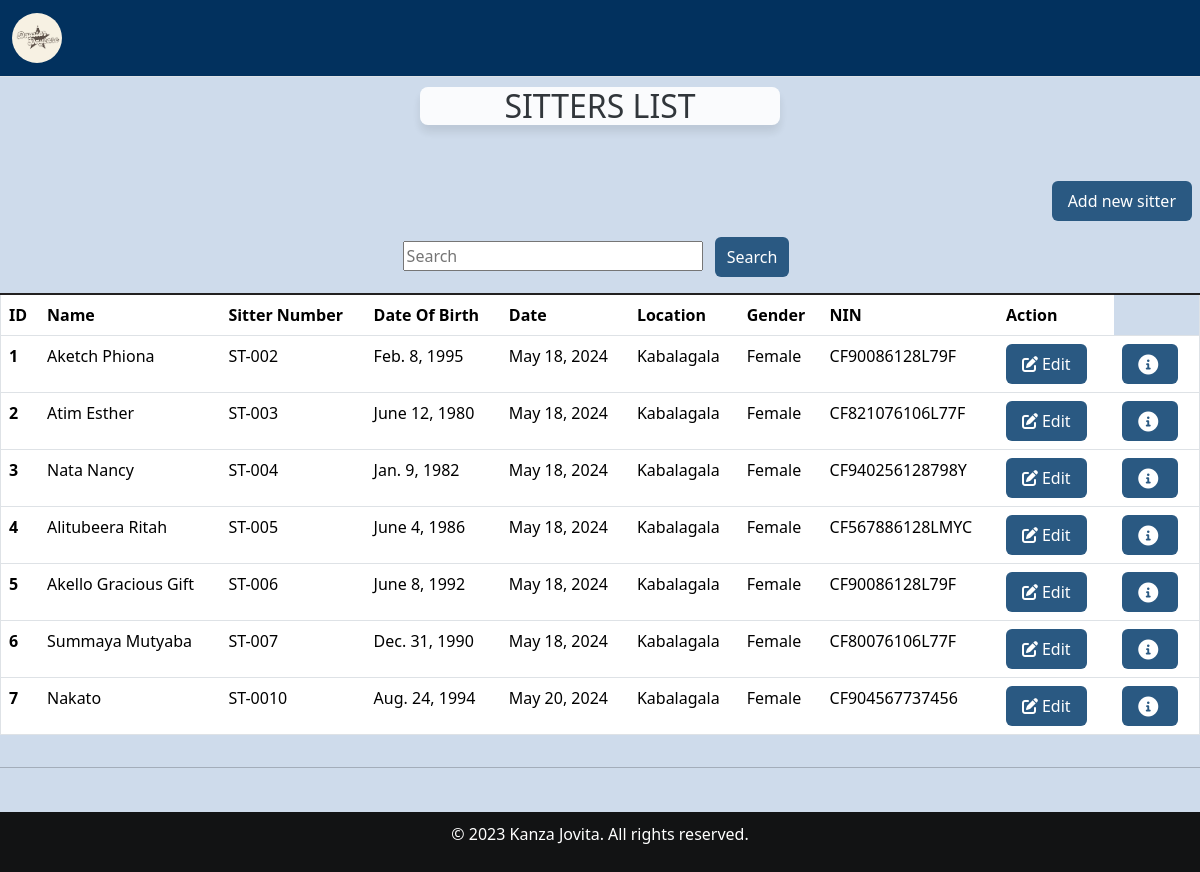
Page /search_sitter/ on the earlier database version.
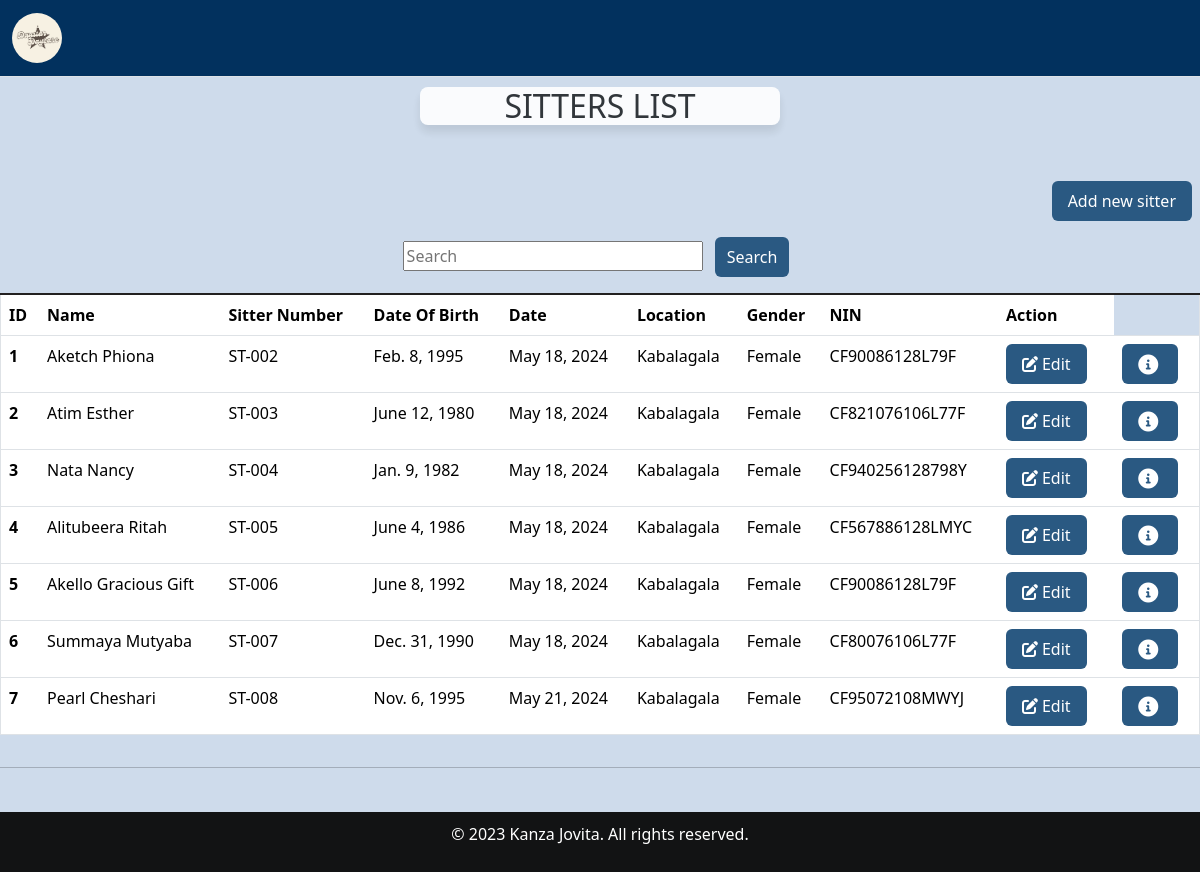
Same page on the later database version.
### home/models.py (models this page shows, shortened)
class Sitterreg(models.Model):
    Sitter_name = models.CharField(max_length=30, null=False,blank=False,validators=[validate_letters])
    Sitter_number = models.CharField(max_length=30, null=False, unique=True ,blank=False,validators=[validate_numbers])
    Date_of_birth = models.DateField(null=True, blank=False,)
    Contact = models.CharField(max_length=30,null=False,blank=False,validators=[validate_contact_length])
    date = models.DateTimeField()
    Location_choices = [('Kabalagala', 'Kabalagala'),]
    Location = models.CharField(choices=Location_choices, max_length=100)
    Gender =  models.CharField(choices=[('Male', 'Male'),('Female', 'Female')], max_length=100)
    Level_of_education = models.CharField(choices=[('Degree','Degree'),('Diploma','Diploma'),('Certificate','Certificate')],max_length=200,default=0)
    Next_of_kin = models.CharField(max_length=30, null=False,blank=False)
    NIN = models.CharField(max_length=30, null=False,blank=False,validators=[validate_NIN_length])
    Recommenders_name = models.CharField(max_length=30, null=False,blank=False)
    Religion = models.CharField(choices=[('Anglican', 'Anglican'),('Catholic', 'Catholic'),('Pentecostal','Pentecostal'),('Muslim','Muslim'),('Other','Other')], max_length=100)
    created_at = models.DateTimeField(auto_now_add=True,null=True)

### home/views.py (the view)
# urls.py: path("search_sitter/", views.search_sitter, name="search_sitter"),
def search_sitter(request):
    search_query = request.GET.get('search', '')  # Getting the search query from the request
    if search_query:
        sitters = Sitterreg.objects.filter(Sitter_name__icontains=search_query)  # Filtering sitters by name
    else:
        sitters = Sitterreg.objects.all()  # Displaying all sitters if no search query is provided
    return render(request, 'sittersform.html', {'sitters': sitters})  # Rendering sitters template with search results

### home/templates/sittersform.html (shortened to what this page needs)
{% extends 'base.html' %}
{% block content %}
<div class="card-header" style="background-color: white;" >
    <h2>SITTERS LIST</h2>
</div>
<br>
<div class="mt-4">
    <div class="btn-container">
        <a href="{%  url 'addsitter' %}" class="btn btn-primary mb-3 add-btn">Add new sitter</a>
    </div>
    <div class="search-container">
        <form method="GET" action="{% url 'search_sitter' %}">
            <input type="text" name="search" placeholder="Search" class="search-input">
            <button type="submit" class="btn search-btn">Search</button>
        </form>
    </div>
    <div class="table-responsive">
        <table class="table table-bordered"  style="border-top: 2px solid rgb(34,32,32);">
            <thead class="thead-dark">
                <tr>
                    <th scope="col">ID</th>
                    <th scope="col">Name</th>
                    <th scope="col">Sitter Number</th>
                    <th scope="col">Date Of Birth</th>
                    <th scope="col">Date</th>
                    <th scope="col">Location</th>
                    <th scope="col">Gender</th>
                    <th scope="col">NIN</th>
                    <th scope="col">Action</th>
                </tr>
            </thead>
            <tbody>
                {% for sitter in sitters %}
                <tr>
                    <th scope="row">{{ forloop.counter }}</th>
                    <td>{{ sitter.Sitter_name }}</td>
                    <td>ST-00{{ sitter.Sitter_number }}</td>
                    <td>{{ sitter.Date_of_birth }}</td>
                    <td>{{ sitter.date | date}}</td>
                    <td>{{ sitter.Location }}</td>
                    <td>{{ sitter.Gender}}</td>
                    <td>{{ sitter.NIN }}</td>
                    <td>
                        <a href="{% url 'edit_sitter' id=sitter.id %}" class="btn"><i class="fas fa-edit"></i>Edit</a>
                        <td>
                            <button type="button" class="btn btn-primary me-1"
                                href="{% url 'read_sitter' id=sitter.id %}" data-bs-toggle="modal"
                                data-bs-target="#myModal{{sitter.id}}">
                                <i class="fa-solid fa-circle-info fa-lg"></i>
                            </button>
                        </td>
                    </td>
                </tr>
                {% endfor %}
            </tbody>
       </table>
    </div>
</div>
<hr>
{% endblock %}

### home/templates/base.html (shortened to what this page needs)
{% load static %}
<!DOCTYPE html>
<html lang="en">
<head>
    <link href="https://cdn.jsdelivr.net/npm/bootstrap@5.3.3/dist/css/bootstrap.min.css" rel="stylesheet">
    <link rel="stylesheet" href="https://cdnjs.cloudflare.com/ajax/libs/font-awesome/6.0.0-beta3/css/all.min.css">
    <link rel="stylesheet" href="{% static 'css/main.css' %}">
    {% load bootstrap5 %}
    {% bootstrap_css %}
</head>
<body>
    <div>
        <nav class="navbar navbar-expand-lg border-bottom border-body" style="background-color: #02315E;">
            <div class="container-fluid">
                <a class="navbar-brand" href="">
                    <img style="border-radius: 50px;" src="{% static 'images/logo.jpg' %}" alt="logo" class="logo-img">
                </a>
        </nav>
    </div>
    {% block content %}
    {% endblock %}
    <br/><br /><br />
    <footer>
        <div class="footer">
            <p>&copy; 2023 Kanza Jovita. All rights reserved.</p>
        </div>
    </footer>
</body>
</html>

### home/static/css/main.css (style rules this page uses)
.logo-img { width:50px; border-radius: 10%; height: 50px; }
.card-header { border: 1px #333; opacity:90%; width: 87%; text-align: center; box-shadow: 0 7px 10px rgba(0, 0, 0, 0.1); border-radius: 8px; width:30%; margin: 0 auto; margin-top: 10px; background-color: aliceblue; text-align: center; }
.table th, .table td { padding: 8px; text-align: left; border: none; outline: none; }
.table th { color: rgb(39, 38, 38); }
.table th, .table td { white-space: nowrap; }
.table-responsive { justify-content: center; }
.table { text-align: center; }
.footer { background-color: #121314; color: white; position:fixed; left: 0; bottom: 0; width: 100%; text-align: center; padding: 10px; }

### home/templates/sittersform.html (style rules this page uses)
body { background-color: rgba(158, 184, 217, 0.5); }
.btn-container { display: flex; align-items: center; }
.btn { background-color: #2a5982; color: #fff; border: none; padding: 0.5rem 1rem; margin-right: 0.5rem; cursor: pointer; }
.btn i { margin-right: 0.25rem; }
.card-header { border: 1px #333; opacity:90%; width: 87%; text-align: center; box-shadow: 0 7px 10px rgba(0, 0, 0, 0.1); border-radius: 8px; width:30%; margin: 0 auto; margin-top: 10px; background-color: aliceblue; text-align: center; }
.table { width: 100%; border-collapse: collapse; border: 1px solid #dee2e6; }
th, tr { border: 1px solid #dee2e6; text-align: left; height: 10px; padding: 15px; }
th { background-color: #f0f0f0; }
.search-container { display: flex; justify-content: center; margin-bottom: 1rem; }
.search-input { width: 300px; margin-right: 0.5rem; }
.search-btn { padding: 0.5rem 0.75rem; }
.add-btn { margin-left: auto; }

Differences in the rows shown:
removed Sitterreg: Sitter_name "Nakato", Sitter_number "10", Date_of_birth "Aug. 24, 1994", date "May 20, 2024", Location "Kabalagala", Gender "Female", NIN "CF904567737456"
added Sitterreg: Sitter_name "Pearl Cheshari", Sitter_number "8", Date_of_birth "Nov. 6, 1995", date "May 21, 2024", Location "Kabalagala", Gender "Female", NIN "CF95072108MWYJ"
